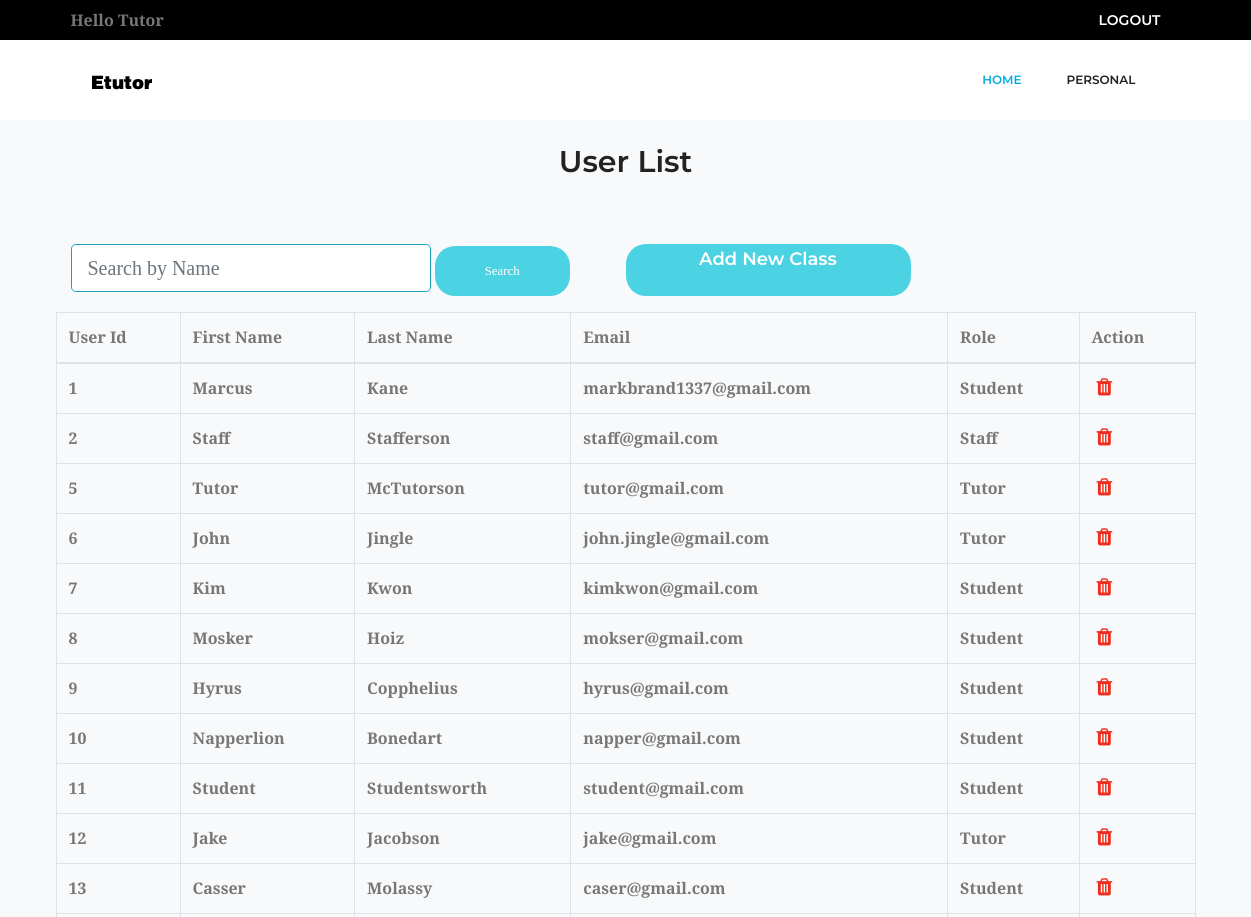
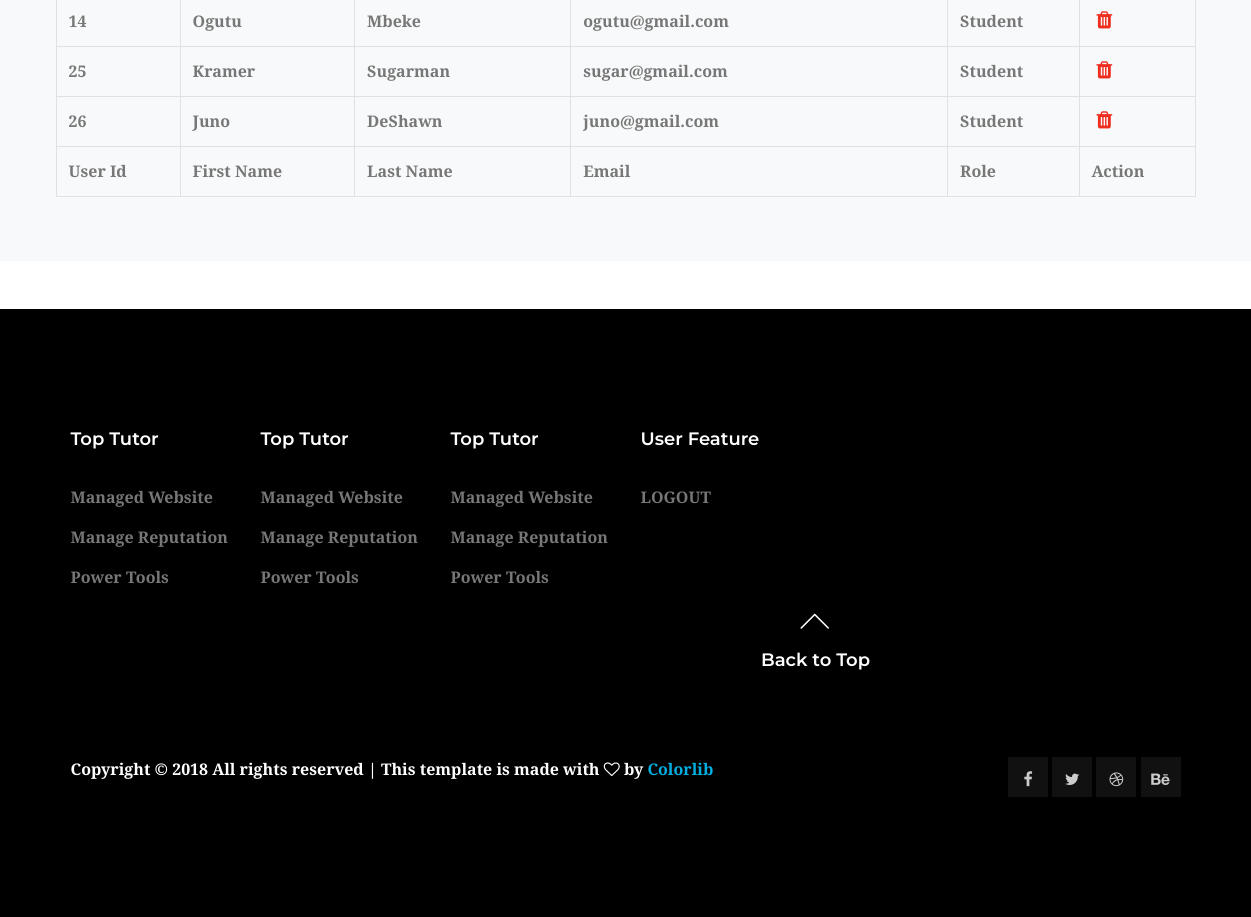
Page /user.php (signed in) on the committed database (2 pictures, top to bottom).
### tables this page shows
CREATE TABLE `tbluser` (
  `user_id` int(11) NOT NULL,
  `first_name` varchar(45) NOT NULL,
  `last_name` varchar(45) NOT NULL,
  `email` varchar(45) NOT NULL,
  `password` varchar(45) NOT NULL,
  `role` int(11) NOT NULL
);

### controller/c_router.php (called while the page is built)
<?php
class c_Router{
	public function loadView($view, $data=array()){
		include("view/v_layout.php");
	}
}

### controller/c_user.php (called while the page is built, shortened)
<?php
require_once("controller/c_router.php");
class c_User extends c_Router
{
	public function getUser()
	{
		$muser = new m_User();
		$userlist = $muser->getAllUser();
		$data = array('UserList' => $userlist);
		$this->loadView('v_user', $data);
	}
}

### user.php (called while the page is built)
<?php
require_once("controller/c_user.php");
$cuser = new c_User();
$cuser->getUser();

### model/dbconnect.php (called while the page is built, shortened)
<?php
class DbConnect
{
	public $_db = null;
	public $_sql = "";
	function DBconnect()
	{
		$this->_db = new PDO('mysql:host=localhost:4406;dbname=etutor', 'root', '');
		$this->_db->query('set names "utf8"');
	}
	public function setQuery($sql)
	{
		$this->_sql = $sql;
	}
	public function execute($options = array())
	{
		$this->_cursor = $this->_db->prepare($this->_sql);
		$this->_cursor->execute();
		return $this->_cursor;
	}
	public function getAllRows($options = array())
	{
		if (!$options) {
			if (!$result = $this->execute())
				return false;
		} else {
			if (!$result = $this->execute($options))
				return false;
		}
		return $result->fetchAll(PDO::FETCH_OBJ);
	}
}

### model/m_user.php (called while the page is built, shortened)
<?php
include_once('model/dbconnect.php');
class m_User extends DBconnect
{
	public function getAllUser()
	{
		$userlist = $this->getAllRows();
		return $userlist;
	}
}

### view/v_user.php (the view, shortened to what this page needs)
<div class="container mb-5 pb-5">
  <h2 class="pt-4 mb-5  text-center">User List</h2>
  <div class="row py-3">
    <form action="" method="post" class="col-6">
      <input type="text" name="search" class="d-inline form-control form-control-lg col-md-8 col-sm-12 border border-info" placeholder="Search by Name">
      <input type="submit" name="submit" value="Search" class="d-inline genric-btn success circle px-4 py-1 col-md-3 col-sm-12">
    </form>
    <a href="user_add.php" class="d-inline genric-btn success circle px-4 py-1 col-md-3 col-sm-12 float-right">
      <h4 class="text-white">Add New Class</h4>
    </a>
  </div>
  <div class="row">
    <table id="" class="table table-bordered table-hover">
      <thead>
        <tr>
          <th>User Id</th>
          <th>First Name</th>
          <th>Last Name</th>
          <th>Email</th>
          <th>Role</th>
          <th>Action</th>
        </tr>
      </thead>
      <tbody>
        <?php
        $userlist = $data['UserList'];
        foreach ($userlist as $user) {
        ?>
          <tr>
            <td><?= $user->user_id ?></td>
            <td><?= $user->first_name ?></td>
            <td><?= $user->last_name ?></td>
            <td> <?= $user->email ?></td>
            <?php if ($user->role == 1) {
              echo '<td> Student</td>';
            } else if ($user->role == 2) {
              echo '<td> Tutor</td>';
            } else if ($user->role == 0) {
              echo '<td> Staff</td>';
            } else {
              echo '<td> Undecided</td>';
            } ?>
            <td>
              <a href="user_delete.php?id=<?= $user->user_id ?>" onclick="return confirm('Are you sure you want to delete this?'); "><i class="fa fa-fw fa-trash" style="color:#EF2D1E; font-size:20px;"></i></a>
            </td>
          </tr>
        <?php
        }
        ?>
      </tbody>
      <tfoot>
        <tr>
          <th>User Id</th>
          <th>First Name</th>
          <th>Last Name</th>
          <th>Email</th>
          <th>Role</th>
          <th>Action</th>
        </tr>
      </tfoot>
    </table>
  </div>
</div>

### rows in the picture
tbluser: user_id "1", first_name "Marcus", last_name "Kane", email "markbrand1337@gmail.com", role "Student"
tbluser: user_id "2", first_name "Staff", last_name "Stafferson", email "staff@gmail.com", role "Staff"
tbluser: user_id "5", first_name "Tutor", last_name "McTutorson", email "tutor@gmail.com", role "Tutor"
tbluser: user_id "6", first_name "John", last_name "Jingle", email "john.jingle@gmail.com", role "Tutor"
tbluser: user_id "7", first_name "Kim", last_name "Kwon", email "kimkwon@gmail.com", role "Student"
tbluser: user_id "8", first_name "Mosker", last_name "Hoiz", email "mokser@gmail.com", role "Student"
tbluser: user_id "9", first_name "Hyrus", last_name "Copphelius", email "hyrus@gmail.com", role "Student"
tbluser: user_id "10", first_name "Napperlion", last_name "Bonedart", email "napper@gmail.com", role "Student"
tbluser: user_id "11", first_name "Student", last_name "Studentsworth", email "student@gmail.com", role "Student"
tbluser: user_id "12", first_name "Jake", last_name "Jacobson", email "jake@gmail.com", role "Tutor"
tbluser: user_id "13", first_name "Casser", last_name "Molassy", email "caser@gmail.com", role "Student"
tbluser: user_id "14", first_name "Ogutu", last_name "Mbeke", email "ogutu@gmail.com", role "Student"
tbluser: user_id "25", first_name "Kramer", last_name "Sugarman", email "sugar@gmail.com", role "Student"
tbluser: user_id "26", first_name "Juno", last_name "DeShawn", email "juno@gmail.com", role "Student"

### other values in the picture
$_SESSION['user_name'] "Tutor"
